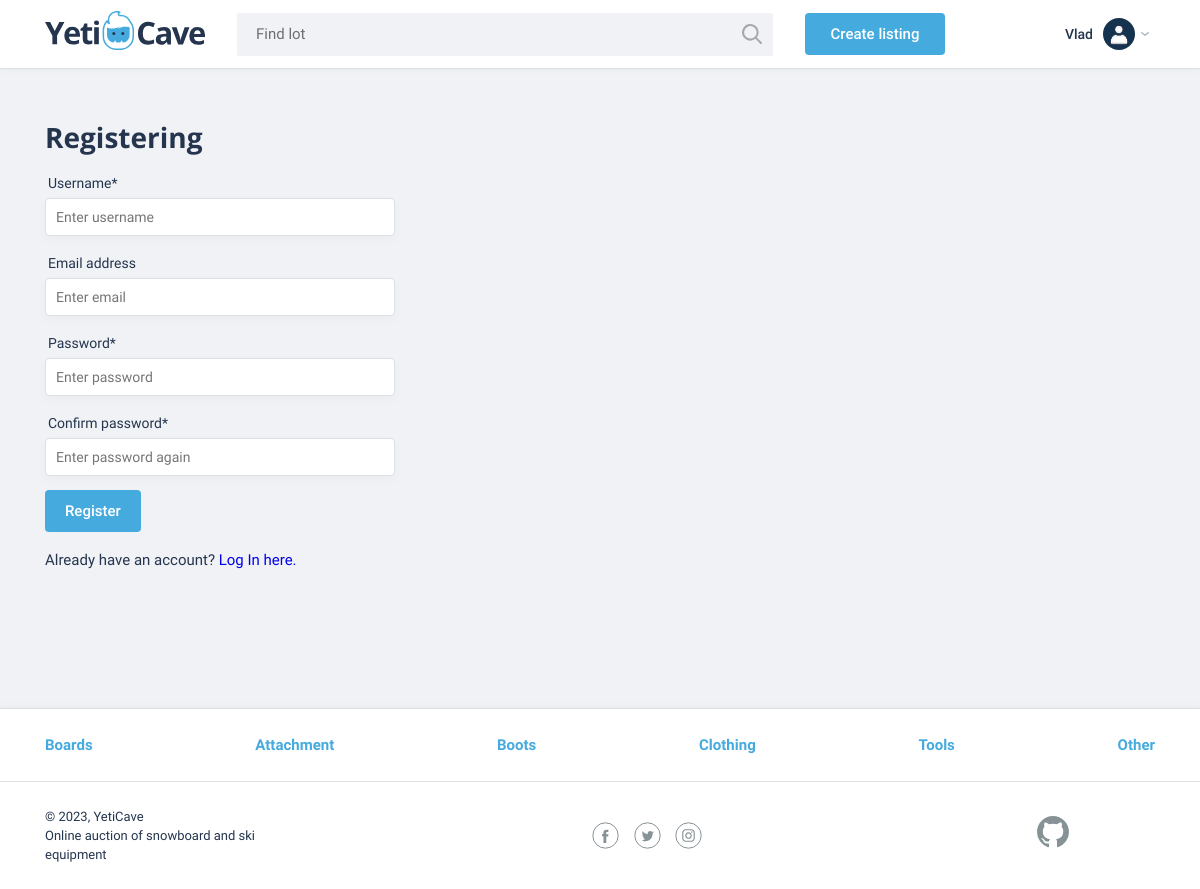
Screenshot of /register (signed in) with the database file from the repository.
### auctions/models.py (models this page shows, shortened)
class User(AbstractUser):
    pass

class Category(models.Model):
    name = models.CharField(max_length=64)

### auctions/views.py (the view)
# urls.py: path("register", views.register, name="register"),
def register(request):
    if request.method == "POST":
        form = RegisteringForm(request.POST)
        if form.is_valid():
            username = form.cleaned_data["username"]
            email = form.cleaned_data["email"]
            password = form.cleaned_data["password"]
            confirmation = form.cleaned_data["confirmation"]
            if password != confirmation:
                return render(request, "auctions/register.html", {
                    "form": form,
                    "message": "Passwords must match."
                })
            user = User.objects.create_user(username, email, password)
            user.save()
            login(request, user)
            return HttpResponseRedirect(reverse("index"))
    else:
        form = RegisteringForm()
    return render(request, "auctions/register.html", {"form": form})

### auctions/forms.py
class RegisteringForm(forms.ModelForm):
    confirmation = forms.CharField(
        label="Confirm password",
        widget=forms.TextInput(attrs={"placeholder": "Enter password again"}),
    )
    class Meta:
        model = User
        fields = ["username", "email", "password"]
        widgets = {
            "username": forms.TextInput(attrs={"placeholder": "Enter username"}),
            "email": forms.TextInput(attrs={"placeholder": "Enter email"}),
            "password": forms.TextInput(attrs={"placeholder": "Enter password"}),
        }

### auctions/context_processors.py (called while the page is built)
def categories(request):
    categories = Category.objects.all()
    return {"categories": categories}

### auctions/templates/auctions/register.html (shortened to what this page needs)
{% extends "auctions/layout.html" %}
{% block body %}
    <main class="container">
        <form action="{% url 'register' %}" method="post" class="form form-login {% if form.errors %}form__item--invalid{% endif %}">
            <h2>Registering</h2>
            {% for field in form %}
                <div class="form__item">
                    <label for="{{ field.id_for_label }}">
                        {{ field.label }}{% if field.field.required %}*{% endif %}
                    </label>
                    {{ field }}
                </div>
            {% endfor %}
            <button type="submit" class="button">Register</button>
            <p>Already have an account? <a href="{% url 'login' %}">Log In here.</a></p>
        </form>
    </main>
{% endblock %}

### auctions/templates/auctions/layout.html (shortened to what this page needs)
{% load static %}
<!DOCTYPE html>
<html lang="en">
<head>
    <link href="{% static 'auctions/css/normalize.min.css' %}" rel="stylesheet">
    <link href="{% static 'auctions/css/flatpickr.min.css' %}" rel="stylesheet">
    <link href="{% static 'auctions/css/styles.css' %}" rel="stylesheet">
</head>
<body>
    <header class="main-header">
        <div class="main-header__container container">
            <a href="/" class="main-header__logo">
                <img src="{% static 'auctions/img/logo.svg' %}" width="160" height="39" alt="YetiCave Logo">
            </a>
            <form method="get" action="/search" class="main-header__search">
                <input type="search" name="text" placeholder="Find lot">
                <button class="main-header__search-btn" type="submit">
                </button>
            </form>
            {% if user.is_authenticated %}
            <a class="main-header__add-lot button" href="{% url 'create_listing' %}">Create listing</a>
            <div class="user-menu__wrapper">
                <button class="button__menu-open menu-open">
                    <span class="menu-open__name">{{ user.username }}</span>
                    <img class="menu-open__image" src="{% static 'auctions/img/user.png' %}" width="32" height="32"
                        alt="User avatar">
                </button>
            </div>
            {% endif %}
        </div>
    </header>
    {% block body %}
    {% endblock %}
    <footer class="main-footer">
        <nav class="nav">
            <ul class="nav__list container">
                {% for category in categories %}
                    <li class="nav__item">
                        <a href="{{ category.id }}">
                            {{ category.name }}
                        </a>
                    </li>
                {% endfor %}
            </ul>
        </nav>
        <div class="main-footer__bottom container">
            <div class="main-footer__copyright">
                <p>© 2023, YetiCave</p>
                <p>Online auction of snowboard and ski equipment</p>
            </div>
            <div class="main-footer__social social">
                <a class="social__link social__link--facebook" href="#">Facebook
                </a><a class="social__link social__link--twitter" href="#">Twitter
                </a><a class="social__link social__link--instagram" href="#">Instagram
                </a>
            </div>
            <div class="main-footer__developed-by">
                <a class="logo-github" href="https://github.com/vFlicker">
                </a>
            </div>
        </div>
    </footer>
</body>
</html>

### auctions/static/auctions/css/styles.css (style rules this page uses)
html { box-sizing: border-box; }
*, *:before, *:after { box-sizing: inherit; }
html, body { height: 100%; }
body { display: flex; flex-direction: column; min-width: 1140px; background-color: #f0f2f5; font-family: "Roboto", sans-serif; font-weight: 400; font-size: 15px; line-height: 26px; color: #25354e; }
main { flex: 1 0 auto; }
footer { flex-shrink: 0; }
a { text-decoration: none; }
button { padding: 0px; background: 0px 0px; border: none; text-decoration: none; cursor: pointer; display: inline-block; font: inherit; text-align: center; word-break: break-word; overflow-wrap: break-word; transition: color 0.3s ease 0s, background-color 0.3s ease 0s; outline: 0px; }
h2 { margin: 0; font-family: "Open Sans", sans-serif; font-size: 28px; line-height: 35px; font-weight: 700; }
.container { width: 1140px; margin: 0 auto; padding: 0 15px; }
.button { display: block; padding: 8px 20px; background-color: #45abde; color: #fff; text-align: center; font-weight: 500; border: none; border-radius: 4px; transition: background-color .1s; }
.main-header { background-color: #fff; border-bottom: 1px solid #dce1e6; box-shadow: 0px -8px 10px rgba(0, 0, 0, 0.5); }
.main-header__container { display: flex; justify-content: flex-start; align-items: center; min-height: 68px; padding: 0 15px; }
.main-header__logo { display: block; margin-right: 30px; }
.main-header__search { position: relative; width: 540px; margin-right: 30px; }
.main-header__search input[type="search"] { width: 100%; padding: 8px 19px 9px 19px; background-color: #f0f2f5; border: 2px solid #fff; border-radius: 4px; }
.main-header__search-btn { content: ""; position: absolute; top: 3px; right: 3px; width: 20px; height: 20px; padding: 20px; background: url("../img/search.svg") center no-repeat; opacity: 0.3; border: 0; font-size: 0; cursor: pointer; }
.main-header__add-lot { width: 100%; max-width: 140px; margin-right: 30px; }
.user-menu__wrapper { margin-left: auto; position: relative; }
.menu-open { display: flex; align-items: center; min-height: 64px; padding: 0 20px 0 20px; position: relative; background-color: transparent; border: none; cursor: pointer; }
.menu-open::after { content: ''; width: 12px; height: 8px; position: absolute; top: 50%; margin-top: -4px; right: 4px; background-image: url("../img/arrow.svg"); }
.menu-open__name { margin-right: 10px; color: #25354e; font-size: 14px; font-weight: 500; line-height: 22px; }
.menu-open__image { display: flex; width: 32px; height: 32px; margin: auto; border-radius: 50%; background-color: #fff; overflow: hidden; }
.main-footer { margin-top: 120px; background-color: #fff; border-top: 1px solid #dce1e6; box-shadow: 0px 8px 10px rgba(0, 0, 0, 0.5); }
.main-footer__bottom { display: flex; justify-content: space-between; align-items: center; padding: 25px 15px; }
.main-footer__copyright { max-width: 212px; }
.main-footer__copyright p { margin: 0; font-size: 13px; line-height: 19px; }
.main-footer__social { width: 110px; }
.social { display: flex; justify-content: space-between; flex-wrap: wrap; }
.social__link { display: flex; width: 27px; height: 27px; font-size: 0; }
.logo-github { display: flex; width: 118px; height: 40px; font-size: 0; }
.main-footer .nav { background-color: #fff; border-bottom: 1px solid #dce1e6; }
.nav__list { display: flex; justify-content: space-between; flex-wrap: wrap; list-style: none; }
.nav__item a { position: relative; display: block; padding: 12px 0; font-weight: 700; color: #45abde; }
.nav__item a::before { content: ''; position: absolute; left: 50%; width: 0; height: 2px; background-color: #45abde; bottom: 0; -webkit-transition: all 0.3s ease 0s; -moz-transition: all 0.3s ease 0s; -ms-transition: all 0.3s ease 0s; -o-transition: all 0.3s ease 0s; transition: all 0.3s ease 0s; }
.main-footer .nav__item a { padding: 23px 0; }
.form { padding-top: 51px; }
.form-register, .form-login { max-width: 350px; }
.form h2 { padding-bottom: 15px; }
.form__item { width: 100%; margin: 0; margin-bottom: 14px; font-size: 14px; }
.form__item label { display: block; margin: 0 0 2px 3px; }
.form__item input, .form__item textarea { display: block; width: 100%; padding: 5px 10px; border: 1px solid #dce1e6; border-radius: 4px; box-shadow: 0px 4px 10px rgb(90 90 90 / 4%); }
.form .button { display: inline-block; vertical-align: middle; margin-right: 20px; }

### rows the page displays
User: username "Vlad"
Category: name "Boards"
Category: name "Attachment"
Category: name "Boots"
Category: name "Clothing"
Category: name "Tools"
Category: name "Other"

### other values shown
{{ field.label }} "Username" "Email address" "Password" "Confirm password"
